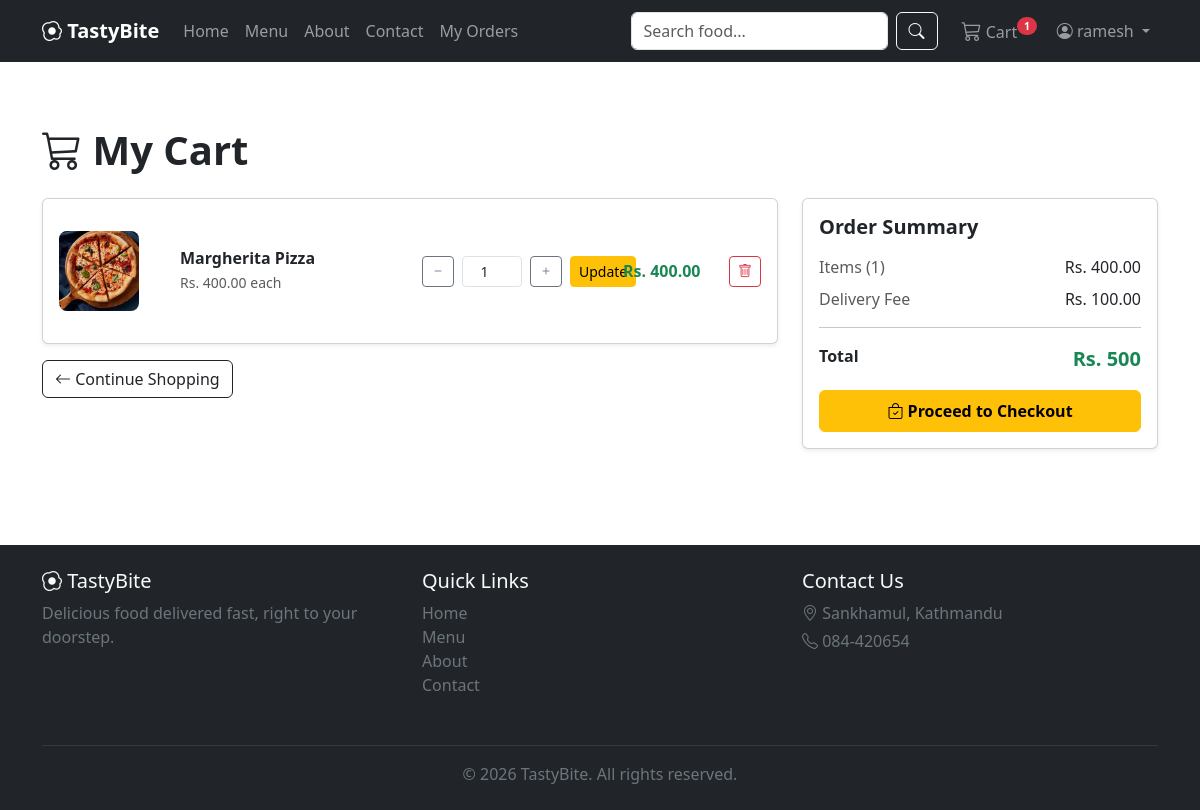
Page /cart/ (signed in) on the committed database.
### cart/models.py (models this page shows, shortened)
class CartItem(models.Model):
    cart = models.ForeignKey(Cart, on_delete=models.CASCADE, related_name='items')
    food_item = models.ForeignKey(FoodItem, on_delete=models.CASCADE)
    quantity = models.PositiveIntegerField(default=1)
    added_at = models.DateTimeField(auto_now_add=True)
    class Meta:
        unique_together = ('cart', 'food_item')
    @property
    def subtotal(self):
        return self.food_item.price * self.quantity

class Cart(models.Model):
    user = models.OneToOneField(User, on_delete=models.CASCADE, related_name='cart')
    created_at = models.DateTimeField(auto_now_add=True)
    updated_at = models.DateTimeField(auto_now=True)
    @property
    def total_price(self):
        return sum(item.subtotal for item in self.items.all())
    @property
    def total_items(self):
        return sum(item.quantity for item in self.items.all())

### menu/models.py (models this page shows, shortened)
class FoodItem(models.Model):
    category = models.ForeignKey(
        Category,
        on_delete=models.CASCADE,
        related_name='food_items'
    )
    name = models.CharField(max_length=150)
    slug = models.SlugField(max_length=170, unique=True, help_text="Used in URLs")
    description = models.TextField(blank=True)
    price = models.DecimalField(max_digits=8, decimal_places=2, help_text="Price in NPR")
    image = models.ImageField(upload_to='food_items/', blank=True, null=True)
    is_available = models.BooleanField(default=True, help_text="Uncheck to hide this item from the menu")
    is_featured = models.BooleanField(default=False, help_text="Show this item on the homepage")
    created_at = models.DateTimeField(auto_now_add=True)
    updated_at = models.DateTimeField(auto_now=True)
    class Meta:
        ordering = ['-created_at']

### cart/views.py (the view)
# urls.py: path('', views.cart_detail, name='cart_detail'),
@login_required
def cart_detail(request):
    cart, created = Cart.objects.get_or_create(user=request.user)
    context = {
        'cart': cart,
        'cart_items': cart.items.select_related('food_item').all(),
    }
    return render(request, 'cart/cart_detail.html', context)

### cart/context_processors.py (called while the page is built)
def cart_item_count(request):
    if request.user.is_authenticated:
        cart = Cart.objects.filter(user=request.user).first()
        if cart:
            return {'cart_item_count': cart.total_items}
    return {'cart_item_count': 0}

### cart/templates/cart/cart_detail.html (shortened to what this page needs)
{% extends 'base.html' %}
{% load static %}
{% block content %}
<div class="container my-5">
    <h1 class="fw-bold mb-4">
        <i class="bi bi-cart3"></i> My Cart
    </h1>
    {% if cart_items %}
    <div class="row g-4">
        <div class="col-lg-8">
            <div class="card shadow-sm">
                <div class="card-body">
                    {% for cart_item in cart_items %}
                    <div class="row align-items-center py-3 {% if not forloop.last %}border-bottom{% endif %}">
                        <div class="col-3 col-md-2">
                            {% if cart_item.food_item.image %}
                                <img src="{{ cart_item.food_item.image.url }}" class="cart-item-img" alt="{{ cart_item.food_item.name }}">
                            {% else %}
                                <div class="cart-item-img d-flex align-items-center justify-content-center bg-secondary bg-opacity-10">
                                    <i class="bi bi-image text-secondary"></i>
                                </div>
                            {% endif %}
                        </div>
                        <div class="col-9 col-md-4">
                            <h6 class="fw-bold mb-1">{{ cart_item.food_item.name }}</h6>
                            <p class="text-muted small mb-0">Rs. {{ cart_item.food_item.price }} each</p>
                        </div>
                        <div class="col-6 col-md-3 mt-3 mt-md-0">
                            <form method="POST" action="{% url 'update_cart_item' cart_item.id %}" class="d-flex align-items-center gap-2">
                                <button type="button" class="btn btn-sm btn-outline-secondary"
                                        data-action="decrease" data-item-id="{{ cart_item.id }}">
                                    <i class="bi bi-dash"></i>
                                </button>
                                <input type="number" name="quantity" value="{{ cart_item.quantity }}" min="1"
                                       class="form-control form-control-sm text-center qty-input"
                                       data-item-id="{{ cart_item.id }}" style="width: 60px;">
                                <button type="button" class="btn btn-sm btn-outline-secondary"
                                        data-action="increase" data-item-id="{{ cart_item.id }}">
                                    <i class="bi bi-plus"></i>
                                </button>
                                <button type="submit" class="btn btn-sm btn-warning">Update</button>
                            </form>
                        </div>
                        <div class="col-4 col-md-2 mt-3 mt-md-0 text-md-end">
                            <span class="fw-bold text-success">Rs. {{ cart_item.subtotal }}</span>
                        </div>
                        <div class="col-2 col-md-1 mt-3 mt-md-0 text-end">
                            <form method="POST" action="{% url 'remove_from_cart' cart_item.id %}" class="confirm-remove">
                                <button type="submit" class="btn btn-sm btn-outline-danger">
                                    <i class="bi bi-trash"></i>
                                </button>
                            </form>
                        </div>
                    </div>
                    {% endfor %}
                </div>
            </div>
            <a href="{% url 'menu_list' %}" class="btn btn-outline-dark mt-3">
                <i class="bi bi-arrow-left"></i> Continue Shopping
            </a>
        </div>
        <div class="col-lg-4">
            <div class="card shadow-sm">
                <div class="card-body">
                    <h5 class="fw-bold mb-3">Order Summary</h5>
                    <div class="d-flex justify-content-between mb-2">
                        <span class="text-muted">Items ({{ cart.total_items }})</span>
                        <span>Rs. {{ cart.total_price }}</span>
                    </div>
                    <div class="d-flex justify-content-between mb-2">
                        <span class="text-muted">Delivery Fee</span>
                        <span>Rs. 100.00</span>
                    </div>
                    <hr>
                    <div class="d-flex justify-content-between mb-3">
                        <strong>Total</strong>
                        <strong class="text-success fs-5">Rs. {{ cart.total_price|add:100 }}</strong>
                    </div>
                    <a href="{% url 'checkout' %}" class="btn btn-warning w-100 fw-semibold py-2">
                        <i class="bi bi-bag-check"></i> Proceed to Checkout
                    </a>
                </div>
            </div>
        </div>
    </div>
    {% endif %}
</div>
{% endblock %}

### templates/base.html (shortened to what this page needs)
{% load static %}
<!DOCTYPE html>
<html lang="en">
<head>
    <link href="https://cdn.jsdelivr.net/npm/bootstrap@5.3.3/dist/css/bootstrap.min.css" rel="stylesheet">
    <link rel="stylesheet" href="https://cdn.jsdelivr.net/npm/bootstrap-icons@1.11.3/font/bootstrap-icons.css">
    <link rel="stylesheet" href="{% static 'css/style.css' %}">
</head>
<body>
    <nav class="navbar navbar-expand-lg navbar-dark bg-dark sticky-top">
        <div class="container">
            <a class="navbar-brand fw-bold" href="{% url 'home' %}">
                <i class="bi bi-egg-fried"></i> TastyBite
            </a>
            <div class="collapse navbar-collapse" id="navbarNav">
                <ul class="navbar-nav me-auto mb-2 mb-lg-0">
                    <li class="nav-item">
                        <a class="nav-link" href="{% url 'home' %}">Home</a>
                    </li>
                    <li class="nav-item">
                        <a class="nav-link" href="{% url 'menu_list' %}">Menu</a>
                    </li>
                    <li class="nav-item">
                        <a class="nav-link" href="{% url 'about' %}">About</a>
                    </li>
                    <li class="nav-item">
                        <a class="nav-link" href="{% url 'contact' %}">Contact</a>
                    </li>
                    {% if user.is_authenticated %}
                    <li class="nav-item">
                        <a class="nav-link" href="{% url 'order_history' %}">My Orders</a>
                    </li>
                    {% endif %}
                </ul>
                <form class="d-flex me-3" role="search" method="GET" action="{% url 'menu_list' %}">
                    <input class="form-control me-2" type="search" name="q" placeholder="Search food..."
                           value="{{ request.GET.q|default_if_none:'' }}">
                    <button class="btn btn-outline-light" type="submit">
                        <i class="bi bi-search"></i>
                    </button>
                </form>
                <ul class="navbar-nav align-items-lg-center">
                    <li class="nav-item">
                        <a class="nav-link position-relative" href="{% url 'cart_detail' %}">
                            <i class="bi bi-cart3 fs-5"></i> Cart
                            {% if cart_item_count > 0 %}
                            <span class="badge rounded-pill bg-danger">
                                {{ cart_item_count }}
                            </span>
                            {% endif %}
                        </a>
                    </li>
                    {% if user.is_authenticated %}
                    <li class="nav-item dropdown">
                        <a class="nav-link dropdown-toggle" href="#" role="button" data-bs-toggle="dropdown">
                            <i class="bi bi-person-circle"></i> {{ user.username }}
                        </a>
                    </li>
                    {% endif %}
                </ul>
            </div>
        </div>
    </nav>
    <main class="flex-fill">
        {% block content %}
        {% endblock %}
    </main>
    <footer class="bg-dark text-light mt-5 py-4">
        <div class="container">
            <div class="row">
                <div class="col-md-4 mb-3">
                    <h5><i class="bi bi-egg-fried"></i> TastyBite</h5>
                    <p class="text-secondary">Delicious food delivered fast, right to your doorstep.</p>
                </div>
                <div class="col-md-4 mb-3">
                    <h5>Quick Links</h5>
                    <ul class="list-unstyled">
                        <li><a href="{% url 'home' %}" class="text-secondary text-decoration-none">Home</a></li>
                        <li><a href="{% url 'menu_list' %}" class="text-secondary text-decoration-none">Menu</a></li>
                        <li><a href="{% url 'about' %}" class="text-secondary text-decoration-none">About</a></li>
                        <li><a href="{% url 'contact' %}" class="text-secondary text-decoration-none">Contact</a></li>
                    </ul>
                </div>
               <div class="col-md-4 mb-3">
                    <h5>Contact Us</h5>
                    <p class="text-secondary mb-1"><i class="bi bi-geo-alt"></i> Sankhamul, Kathmandu</p>
                    <p class="text-secondary mb-1"><i class="bi bi-telephone"></i> 084-420654</p>
                </div>
            </div>
            <hr class="text-secondary">
            <p class="text-center text-secondary mb-0">&copy; {% now "Y" %} TastyBite. All rights reserved.</p>
        </div>
    </footer>
</body>
</html>

### static/css/style.css (style rules this page uses)
html { height: 100%; }
body { display: flex; flex-direction: column; min-height: 100vh; }
main { flex: 1 0 auto; }
footer { flex-shrink: 0; }
.navbar .badge { position: relative; top: -8px; left: -4px; font-size: 0.65rem; }
.cart-item-img { width: 80px; height: 80px; object-fit: cover; border-radius: 8px; }

### rows in the picture
CartItem: food_item.image (picture), food_item.name "Margherita Pizza", food_item.price "400.00", quantity "1", subtotal "400.00"
Cart: total_items "1", total_price "400.00", total_price|add "500"

### other values in the picture
{{ cart_item_count }} "1"
{{ user.username }} "ramesh"
